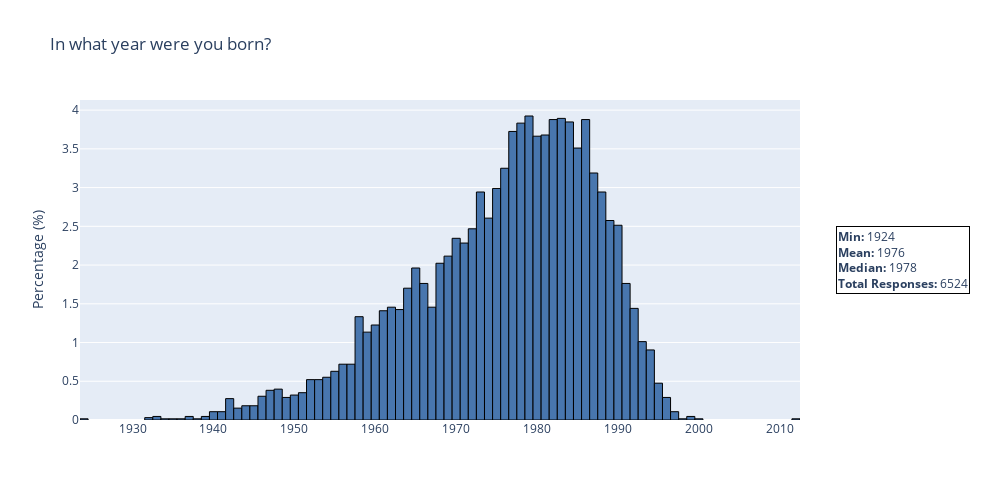
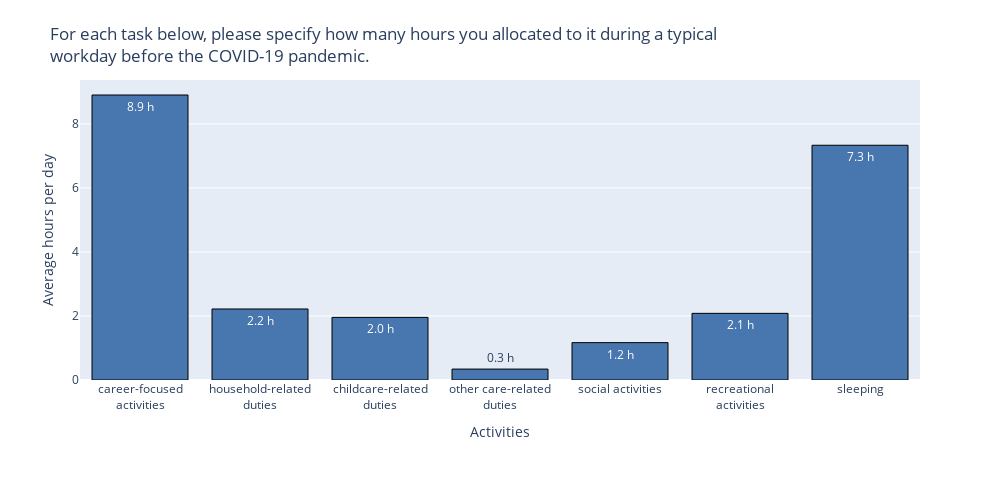
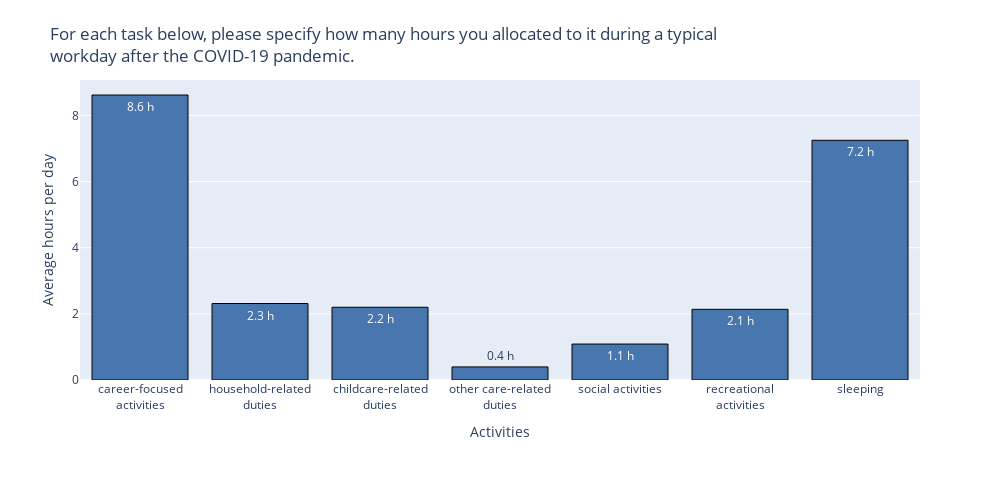
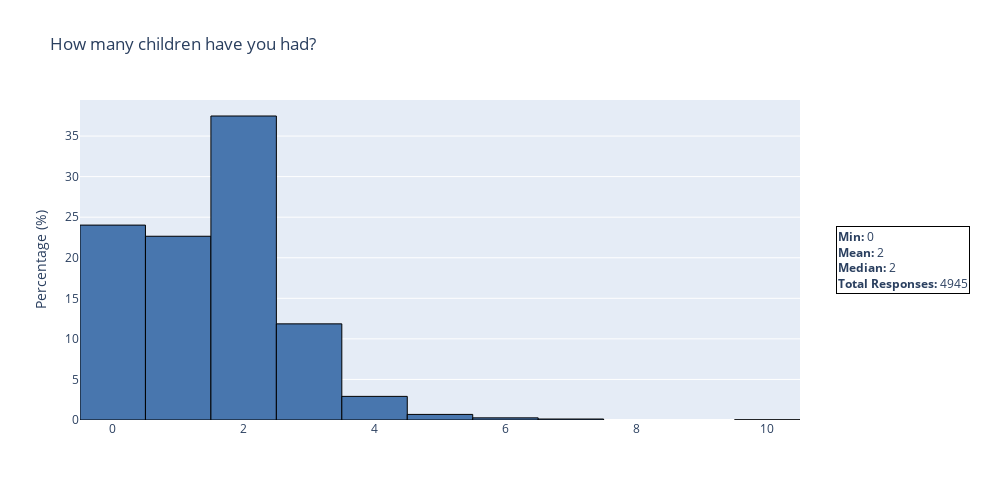

Notebook cell for these charts, in order:
### Code cell
numeric_question_ids = ["DE1", "DE10", "DE11", "DE22"]
for qid in numeric_question_ids:
    q = NumericQuestion(qid, df, df_raw)
    fig = q.distribution(display=False)
    if fig is not None:
        fig.show()

### Figure 1 — Plotly figure (JSON) as saved in the notebook; plotly's stock layout.template omitted (floating-point values rounded to 4 significant figures; data arrays with more than 128 entries replaced by an {"elided": "..."} marker saying what was removed)
{"data": [{"bingroup": "x", "customdata": [1, 0, 0, 0, 0, 5, 2, 1, 4, 3, 14, 28, 12, 32, 25, 45, 44, 34, 70, 41, 94, 161, 80, 187, 93, 239, 210, 132, 291, 149, 353, 365, 212, 493, 256, 479, 507, 251, 482, 208, 360, 279, 94, 125, 31, 26, 4, 1, 0, 0, 0, 0, 0, 0, 1], "histnorm": "percent", "hovertemplate": "Total responses: %{customdata}<extra></extra>", "legendgroup": "", "marker": {"color": "#4876AE", "line": {"color": "black", "width": 1}, "pattern": {"shape": ""}}, "name": "", "orientation": "v", "showlegend": false, "type": "histogram", "x": {"elided": "6524 float values"}, "xaxis": "x", "xbins": {"size": 1}, "yaxis": "y"}], "layout": {"annotations": [{"align": "left", "bordercolor": "black", "borderwidth": 1, "showarrow": false, "text": "<b>Min:</b> 1924<br><b>Mean:</b> 1976<br><b>Median:</b> 1978<br><b>Total Responses:</b> 6524", "x": 1.05, "xanchor": "left", "xref": "paper", "y": 0.5, "yanchor": "middle", "yref": "paper"}], "barmode": "relative", "height": 500, "legend": {"tracegroupgap": 0}, "margin": {"r": 200}, "title": {"text": "In what year were you born?"}, "width": 1000, "xaxis": {"anchor": "y", "domain": [0, 1], "range": [1924.0, 2012.0], "title": {"text": ""}}, "yaxis": {"anchor": "x", "domain": [0, 1], "title": {"text": "Percentage (%)"}}}}

### Figure 2 — Plotly figure (JSON) as saved in the notebook; plotly's stock layout.template omitted (floating-point values rounded to 4 significant figures)
{"data": [{"customdata": [5543, 5543, 5543, 5543, 5543, 5543, 5543], "hovertemplate": "Total responses: %{customdata}<extra></extra>", "legendgroup": "", "marker": {"color": "#4876AE", "line": {"color": "black", "width": 1}, "pattern": {"shape": ""}}, "name": "", "orientation": "v", "showlegend": false, "text": ["8.9 h", "2.2 h", "2.0 h", "0.3 h", "1.2 h", "2.1 h", "7.3 h"], "textposition": "auto", "type": "bar", "x": ["career-focused activities", "household-related duties", "childcare-related duties", "other care-related duties", "social activities", "recreational activities", "sleeping"], "xaxis": "x", "y": [8.902, 2.219, 1.957, 0.3412, 1.167, 2.082, 7.332], "yaxis": "y"}], "layout": {"barmode": "relative", "height": 500, "legend": {"tracegroupgap": 0}, "margin": {"b": 120, "t": 80}, "title": {"text": "For each task below, please specify how many hours you allocated to it during a typical<br>workday before the COVID-19 pandemic."}, "width": 1000, "xaxis": {"anchor": "y", "automargin": true, "domain": [0, 1], "tickangle": 0, "ticktext": ["career-focused<br>activities", "household-related<br>duties", "childcare-related<br>duties", "other care-related<br>duties", "social activities", "recreational<br>activities", "sleeping"], "tickvals": ["career-focused activities", "household-related duties", "childcare-related duties", "other care-related duties", "social activities", "recreational activities", "sleeping"], "title": {"text": "Activities"}, "type": "category"}, "yaxis": {"anchor": "x", "domain": [0, 1], "title": {"text": "Average hours per day"}}}}

### Figure 3 — Plotly figure (JSON) as saved in the notebook; plotly's stock layout.template omitted (floating-point values rounded to 4 significant figures)
{"data": [{"customdata": [5544, 5544, 5544, 5544, 5544, 5544, 5544], "hovertemplate": "Total responses: %{customdata}<extra></extra>", "legendgroup": "", "marker": {"color": "#4876AE", "line": {"color": "black", "width": 1}, "pattern": {"shape": ""}}, "name": "", "orientation": "v", "showlegend": false, "text": ["8.6 h", "2.3 h", "2.2 h", "0.4 h", "1.1 h", "2.1 h", "7.2 h"], "textposition": "auto", "type": "bar", "x": ["career-focused activities", "household-related duties", "childcare-related duties", "other care-related duties", "social activities", "recreational activities", "sleeping"], "xaxis": "x", "y": [8.619, 2.313, 2.2, 0.3957, 1.087, 2.137, 7.249], "yaxis": "y"}], "layout": {"barmode": "relative", "height": 500, "legend": {"tracegroupgap": 0}, "margin": {"b": 120, "t": 80}, "title": {"text": "For each task below, please specify how many hours you allocated to it during a typical<br>workday after the COVID-19 pandemic."}, "width": 1000, "xaxis": {"anchor": "y", "automargin": true, "domain": [0, 1], "tickangle": 0, "ticktext": ["career-focused<br>activities", "household-related<br>duties", "childcare-related<br>duties", "other care-related<br>duties", "social activities", "recreational<br>activities", "sleeping"], "tickvals": ["career-focused activities", "household-related duties", "childcare-related duties", "other care-related duties", "social activities", "recreational activities", "sleeping"], "title": {"text": "Activities"}, "type": "category"}, "yaxis": {"anchor": "x", "domain": [0, 1], "title": {"text": "Average hours per day"}}}}

### Figure 4 — Plotly figure (JSON) as saved in the notebook; plotly's stock layout.template omitted (floating-point values rounded to 4 significant figures; data arrays with more than 128 entries replaced by an {"elided": "..."} marker saying what was removed)
{"data": [{"bingroup": "x", "customdata": [1188, 0, 0, 0, 0, 0, 0, 0, 1120, 0, 0, 0, 0, 0, 0, 0, 0, 1853, 0, 0, 0, 0, 0, 0, 0, 586, 0, 0, 0, 0, 0, 0, 0, 0, 144, 0, 0, 0, 0, 0, 0, 0, 0, 34, 0, 0, 0, 0, 0, 0, 0, 13, 0, 0, 0, 0, 0, 0, 0, 0, 6, 0, 0, 0, 0, 0, 0, 0, 0, 0, 0, 0, 0, 0, 0, 0, 0, 0, 0, 0, 0, 0, 0, 0, 0, 1], "histnorm": "percent", "hovertemplate": "Total responses: %{customdata}<extra></extra>", "legendgroup": "", "marker": {"color": "#4876AE", "line": {"color": "black", "width": 1}, "pattern": {"shape": ""}}, "name": "", "orientation": "v", "showlegend": false, "type": "histogram", "x": {"elided": "4945 float values"}, "xaxis": "x", "xbins": {"size": 1}, "yaxis": "y"}], "layout": {"annotations": [{"align": "left", "bordercolor": "black", "borderwidth": 1, "showarrow": false, "text": "<b>Min:</b> 0<br><b>Mean:</b> 2<br><b>Median:</b> 2<br><b>Total Responses:</b> 4945", "x": 1.05, "xanchor": "left", "xref": "paper", "y": 0.5, "yanchor": "middle", "yref": "paper"}], "barmode": "relative", "height": 500, "legend": {"tracegroupgap": 0}, "margin": {"r": 200}, "title": {"text": "How many children have you had?"}, "width": 1000, "xaxis": {"anchor": "y", "domain": [0, 1], "range": [-0.5, 10.5], "title": {"text": ""}}, "yaxis": {"anchor": "x", "domain": [0, 1], "title": {"text": "Percentage (%)"}}}}
